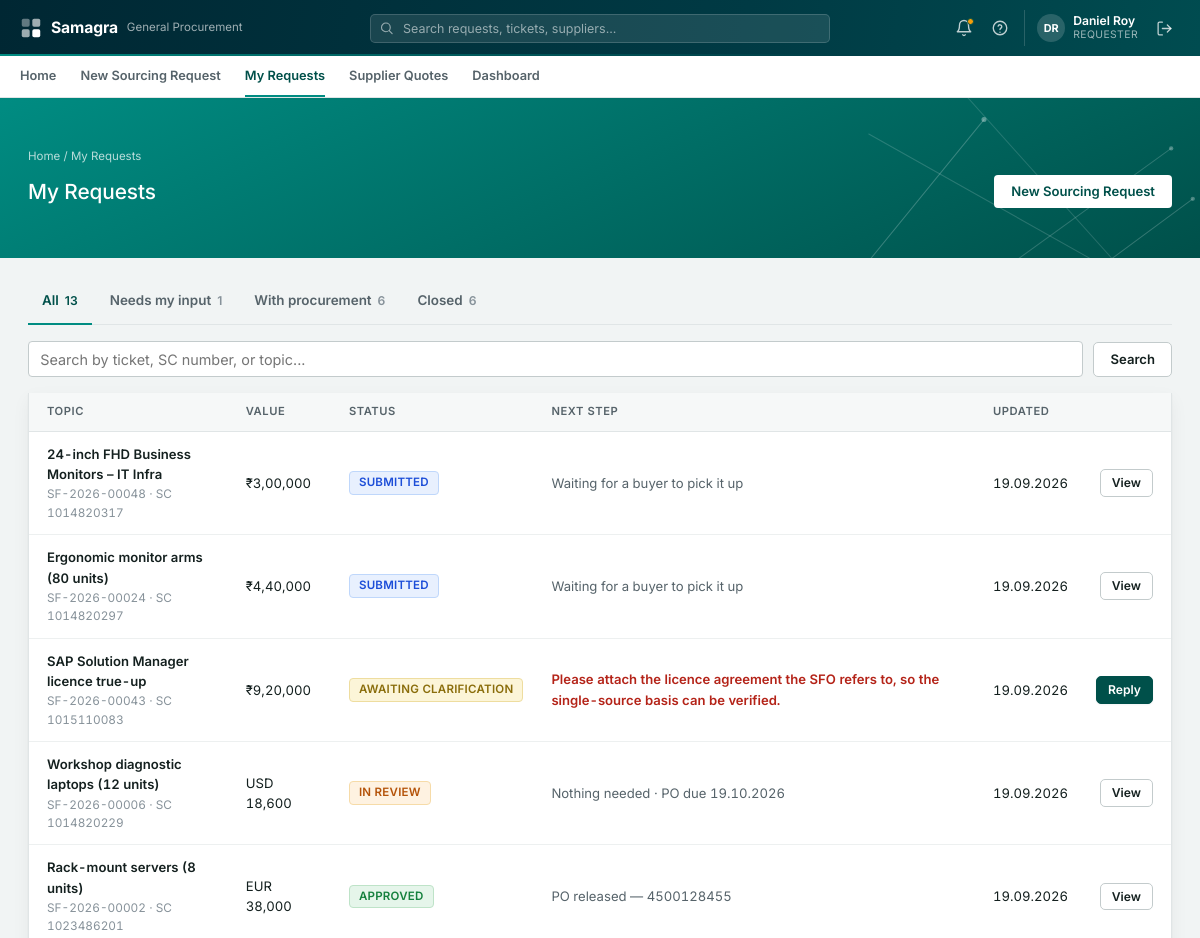
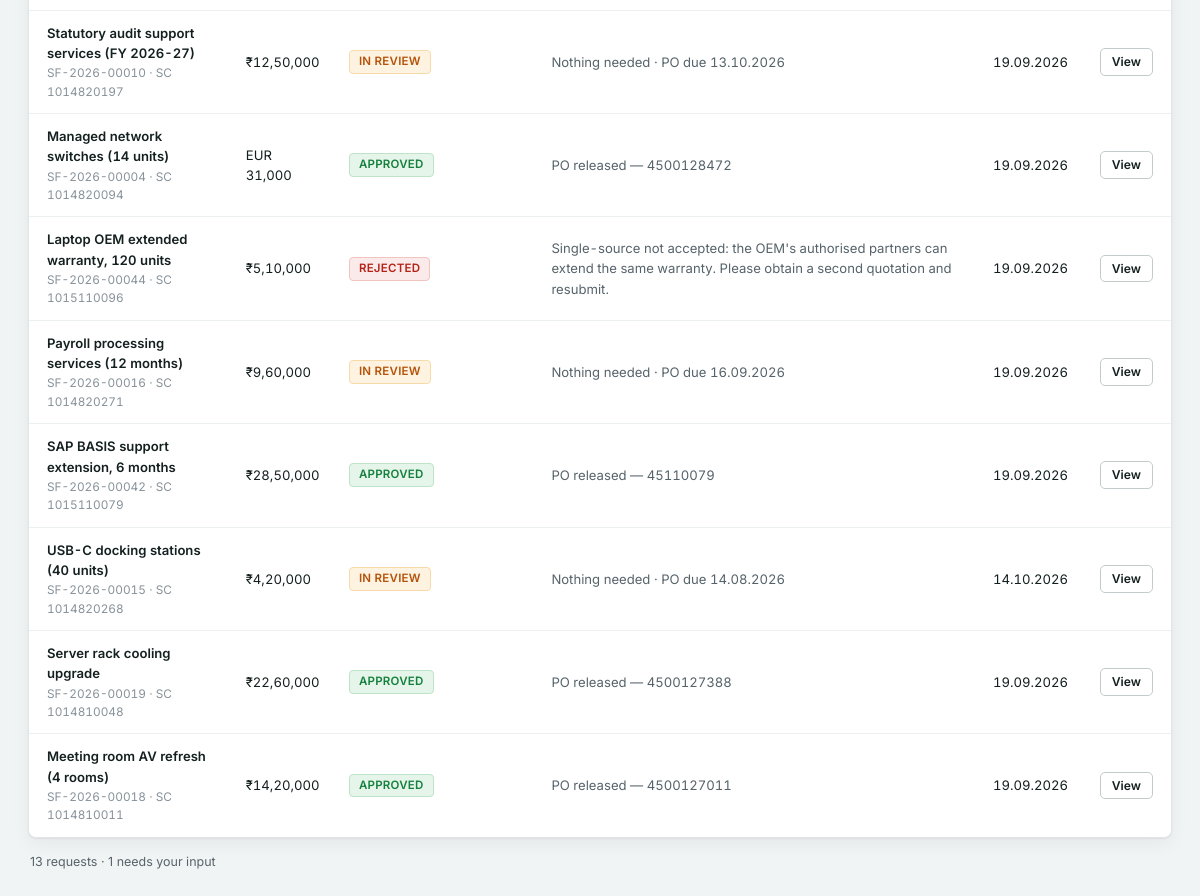
/requests (signed in), run on the app's committed database (2 pictures, top to bottom).
### tables this page shows
CREATE TABLE users (
    email           TEXT PRIMARY KEY,
    name            TEXT NOT NULL,
    salt            TEXT NOT NULL,
    password_hash   TEXT NOT NULL,
    created_at      TIMESTAMP NOT NULL
);

CREATE TABLE cases (
    id                          INTEGER PRIMARY KEY AUTOINCREMENT,
    ticket_no                   TEXT UNIQUE,
    sc_number                   TEXT NOT NULL UNIQUE,
    topic_title                 TEXT NOT NULL,
    description                 TEXT,
    requestor_name              TEXT NOT NULL,
    requestor_email             TEXT NOT NULL,
    requestor_contact           TEXT,
    is_on_behalf                INTEGER DEFAULT 0,
    submitted_by_name           TEXT,
    submitted_by_email          TEXT,
    requesting_dept             TEXT NOT NULL,
    requisitioning_bu           TEXT,
    expense_commodity           TEXT,
    delivery_location           TEXT,
    topic_value_inr             REAL NOT NULL,
    currency                    TEXT,
    tax_basis                   TEXT,
    fc_valid_till               DATE,
    date_required_by            DATE,
    submitted_at                TIMESTAMP NOT NULL,
    status                      TEXT NOT NULL,
    assigned_buyer              TEXT,
    final_corrected_docs_date   DATE,
    defined_tat                 INTEGER,
    expected_po_closure         DATE,
    case_folder                 TEXT NOT NULL,
    parse_status                TEXT,
    remarks_for_user            TEXT,
    remarks_for_buyer           TEXT,
    in_scope                    INTEGER DEFAULT 1
, cost_center TEXT, employee_code TEXT, user_id TEXT, sourcing_type TEXT DEFAULT 'Product', fx_rate REAL DEFAULT 1.0, topic_value_foreign REAL, delivery_from_date DATE, delivery_to_date DATE, mrm_conducted TEXT, mrm_reason TEXT, po_number TEXT, delivery_building TEXT, mrm_relevant TEXT, offer_analysis TEXT, offer_analysis_at TIMESTAMP, source TEXT DEFAULT 'portal', external_case_id TEXT, category TEXT, est_value REAL, est_currency TEXT, rfq_deadline DATE, external_status TEXT, sourcing_basis TEXT DEFAULT 'One-time sourcing', value_eur REAL, offer_comparison TEXT, brief TEXT, brief_at TIMESTAMP, brief_key TEXT, market_benchmark TEXT, market_benchmark_at TIMESTAMP, infosec_answers TEXT, infosec_required INTEGER);

CREATE TABLE audit_trail (
    id            INTEGER PRIMARY KEY AUTOINCREMENT,
    case_id       INTEGER NOT NULL REFERENCES cases(id),
    actor         TEXT NOT NULL,
    action        TEXT NOT NULL,
    detail        TEXT,
    created_at    TIMESTAMP NOT NULL
, visibility TEXT DEFAULT 'internal');

### routers/requester_routes.py (the view)
@router.get("/requests", response_class=HTMLResponse)
async def my_requests_list(request: Request, user=Depends(require_requester), q: str = ""):
    cases = db.list_cases({"requestor_email": user["email"]})
    if q.strip():
        needle = q.strip().lower()
        cases = [
            c for c in cases
            if needle in (c["ticket_no"] or "").lower()
            or needle in (c["sc_number"] or "").lower()
            or needle in (c["topic_title"] or "").lower()
        ]
    closed = db.closed_dates()
    counts = {"needs-input": 0, "with-procurement": 0, "completed": 0}
    for c in cases:
        clock = clock_for(c, closed.get(c["id"]))
        c["days_text"] = clock["text"]
        c["clock_sub"] = clock["sub"]
        c["clock_tone"] = clock["tone"]
        c["category"] = _list_category(c["status"])
        c["next_step"] = _next_step_text(c)
        audit = db.list_audit(c["id"])
        c["updated_at"] = audit[-1]["created_at"] if audit else c["submitted_at"]
        counts[c["category"]] += 1
    return templates.TemplateResponse(
        request,
        "requester/my_requests_list.html",
        {
            "user": user,
            "nav_page": "my_requests",
            "cases": cases,
            "q": q,
            "counts": counts,
        },
    )

### templates/requester/my_requests_list.html (shortened to what this page needs)
{% extends "base.html" %}
{% block hero %}
<div class="sf-hero-band">
    <div class="sf-hero-inner">
        <div class="sf-hero-breadcrumb">Home / My Requests</div>
        <div class="sf-hero-row">
            <div class="sf-hero-title-group">
                <h1 class="sf-hero-title">My Requests</h1>
            </div>
            <div class="sf-hero-actions">
                <a href="/requests/new" class="sf-hero-btn sf-hero-btn--solid">New Sourcing Request</a>
            </div>
        </div>
    </div>
</div>
{% endblock %}
{% block content %}
<div class="sf-list-tabs" data-list-tabs>
    <a href="#" class="sf-list-tabs__item active" data-tab-filter="all">All <span class="sf-list-tabs__count">{{ cases | length }}</span></a>
    <a href="#" class="sf-list-tabs__item" data-tab-filter="needs-input">Needs my input <span class="sf-list-tabs__count">{{ counts["needs-input"] }}</span></a>
    <a href="#" class="sf-list-tabs__item" data-tab-filter="with-procurement">With procurement <span class="sf-list-tabs__count">{{ counts["with-procurement"] }}</span></a>
    <a href="#" class="sf-list-tabs__item" data-tab-filter="completed">Closed <span class="sf-list-tabs__count">{{ counts["completed"] }}</span></a>
</div>
<form method="get" action="/requests" class="sf-filters" style="margin:16px 0;">
    <div class="sf-field sf-field--search" style="margin-bottom:0;">
        <input type="text" name="q" value="{{ q }}" placeholder="Search by ticket, SC number, or topic...">
    </div>
    <button type="submit" class="sf-btn sf-btn--secondary">Search</button>
</form>
{% if not cases %}
<div class="sf-card">
    <p class="sf-muted" style="margin:0;">
        {% if q %}No requests match "{{ q }}".{% else %}No requests found yet. Submit one from <strong>New Sourcing Request</strong>.{% endif %}
    </p>
</div>
{% else %}
<div class="sf-list-table-wrap">
<table class="sf-table">
    <thead>
        <tr><th>Topic</th><th>Value</th><th>Status</th><th>Next step</th><th>Updated</th><th></th></tr>
    </thead>
    <tbody>
    {% for c in cases %}
    <tr data-category="{{ c.category }}" data-href="/requests/{{ c.id }}" tabindex="0">
        <td><div class="sf-list-topic">{{ c.topic_title }}</div><div class="sf-list-topic__sub">{{ c.ticket_no }}{{ " · Frame contract" if c.sourcing_basis == "Frame contract" else (" · SC " ~ c.sc_number) }}</div></td>
        <td>{{ c | money }}</td>
        <td>{{ c.status | status_chip }}</td>
        <td class="sf-list-next {{ 'sf-list-next--urgent' if c.status == 'ENQUIRED' }}">{{ c.next_step }}</td>
        <td>{{ c.updated_at | date }}</td>
        <td>
            {% if c.status == "ENQUIRED" %}
            <a href="/requests/{{ c.id }}?tab=activity" class="sf-btn sf-btn--primary sf-btn--sm">Reply</a>
            {% else %}
            <a href="/requests/{{ c.id }}" class="sf-btn sf-btn--secondary sf-btn--sm">View</a>
            {% endif %}
        </td>
    </tr>
    {% endfor %}
    </tbody>
</table>
</div>
<p class="sf-list-summary">{{ cases | length }} request{{ "s" if cases | length != 1 }} · {{ counts["needs-input"] }} need{{ "s" if counts["needs-input"] == 1 }} your input</p>
{% endif %}
{% endblock %}

### templates/base.html (shortened to what this page needs)
<!doctype html>
<html lang="en">
<head>
    <link rel="stylesheet" href="{{ asset_url('/static/css/base.css') }}">
    <link rel="stylesheet" href="{{ asset_url('/static/css/header.css') }}">
    <link rel="stylesheet" href="{{ asset_url('/static/css/forms.css') }}">
    <link rel="stylesheet" href="{{ asset_url('/static/css/queue.css') }}">
    <link rel="stylesheet" href="{{ asset_url('/static/css/login.css') }}">
    <link rel="stylesheet" href="{{ asset_url('/static/css/detail-hero.css') }}">
    <link rel="stylesheet" href="{{ asset_url('/static/css/new-request-form.css') }}">
    <link rel="stylesheet" href="{{ asset_url('/static/css/requester-home.css') }}">
    <link rel="stylesheet" href="{{ asset_url('/static/css/login-split.css') }}">
    <link rel="stylesheet" href="{{ asset_url('/static/css/confirm-success.css') }}">
    <link rel="stylesheet" href="{{ asset_url('/static/css/my-requests.css') }}">
    <link rel="stylesheet" href="{{ asset_url('/static/css/buyer-queue-list.css') }}">
    <link rel="stylesheet" href="{{ asset_url('/static/css/case-status.css') }}">
</head>
<body class="{% block body_class %}{% endblock %}">
{% import "_macros/icons.html" as ic %}
{% import "_macros/notification_panel.html" as np %}
{% if user %}
<div class="sf-shell-header">
    <div class="sf-shell-header__row">
        <a class="sf-shell-brand" href="/home" title="Home">
            <span class="sf-shell-brand__name">Samagra</span>
            <span class="sf-shell-brand__dept">General Procurement</span>
        </a>
        {% if not user.is_admin %}
        <form class="sf-shell-search" method="get" action="{{ '/queue' if user.role == 'buyer' else '/requests' }}">
            <input type="text" name="q" placeholder="Search requests, tickets, suppliers..." value="{{ request.query_params.get('q', '') }}">
        </form>
        {% else %}
        <div class="sf-shell-search" style="visibility:hidden;"></div>
        {% endif %}
        <div class="sf-shell-actions">
            {{ np.render(notifications) }}
            <a class="sf-shell-icon-btn" href="mailto:procurement.intake.demo@outlook.com" title="Help &amp; support">{{ ic.icon("help-circle", 18) }}</a>
            <div class="sf-shell-user">
                <span class="sf-avatar">{{ user.name | initials }}</span>
                <div class="sf-shell-user__meta">
                    <span class="sf-shell-user__name">{{ user.name }}</span>
                    <span class="sf-shell-user__role">{{ "Procurement head" if user.is_admin else ("Buyer (GP)" if user.role == "buyer" else "Requester") }}</span>
                </div>
            </div>
            <form class="sf-logout-form" method="post" action="/logout">
                <button type="submit" class="sf-shell-icon-btn" title="Log out">{{ ic.icon("log-out", 17) }}</button>
            </form>
        </div>
    </div>
</div>
{% if not hide_nav_tabs %}
<div class="sf-shell-subnav">
    <div class="sf-shell-subnav__row">
        {% if user.role == "requester" %}
        <a class="sf-shell-subnav__link {{ 'active' if nav_page == 'home' else '' }}" href="/home">Home</a>
        <a class="sf-shell-subnav__link {{ 'active' if nav_page == 'new_request' else '' }}" href="/requests/new">New Sourcing Request</a>
        <a class="sf-shell-subnav__link {{ 'active' if nav_page == 'my_requests' else '' }}" href="/requests">My Requests</a>
        <a class="sf-shell-subnav__link {{ 'active' if nav_page == 'supplier_rfq' else '' }}" href="/supplier-rfq">Supplier Quotes</a>
        <a class="sf-shell-subnav__link {{ 'active' if nav_page == 'dashboard' else '' }}" href="/dashboard">Dashboard</a>
        {% elif user.is_admin %}
        {# The procurement head monitors; the dashboard is the whole job. No
           queue, no cases of their own, no mailbox to work. #}
        <a class="sf-shell-subnav__link active" href="/dashboard">Dashboard</a>
        {% endif %}
    </div>
</div>
{% endif %}
{% endif %}
{% block hero %}{% endblock %}
<main class="sf-content {% block content_width %}{% endblock %}">
    {% block content %}{% endblock %}
</main>
</body>
</html>

### static/css/base.css (style rules this page uses)
:root { --sf-teal: #008C82; --sf-teal-deep: #00504A; --sf-teal-ink: #00726B; --sf-teal-wash: #EAF4F3; --sf-primary: var(--sf-teal-deep); --sf-primary-hover: #003B37; --sf-shell-bg: #002733; --sf-accent: var(--sf-teal-ink); --sf-accent-hover: var(--sf-teal-deep); --sf-bg: #F1F4F4; --sf-surface: #FFFFFF; --sf-surface-alt: #F6F8F8; --sf-border: #E0E5E6; --sf-border-strong: #C3CBCC; --sf-text: #14201F; --sf-text-muted: #56636A; --sf-text-faint: #87929A; --sf-danger: #B42318; --sf-danger-bg: #FBEAEA; --sf-warning: #B45309; --sf-warning-bg: #FEF2E1; --sf-success: #15803D; --sf-success-bg: #E5F5EA; --sf-info: #1D4ED8; --sf-info-bg: #E8F0FE; --sf-radius: 5px; --sf-radius-lg: 8px; --sf-shadow-sm: 0 1px 2px rgba(0, 39, 51, .05); --sf-shadow: 0 1px 2px rgba(0, 39, 51, .05), 0 4px 14px rgba(0, 39, 51, .05); --sf-shadow-lg: 0 12px 34px rgba(0, 39, 51, .14); --sf-shell-header-h: 56px; --sf-shell-nav-h: 42px; --sf-font: "Inter", "Segoe UI", system-ui, -apple-system, Roboto, Helvetica, Arial, sans-serif; }
* { box-sizing: border-box; }
html, body { margin: 0; padding: 0; }
body { background: var(--sf-bg); color: var(--sf-text); font-family: var(--sf-font); font-size: 13.5px; line-height: 1.55; -webkit-font-smoothing: antialiased; -moz-osx-font-smoothing: grayscale; font-feature-settings: "cv05" 1, "cv11" 1; }
td, th, .sf-kpi__value, .sf-num { font-variant-numeric: tabular-nums; }
h1, h2, h3 { text-wrap: balance; letter-spacing: -0.011em; }
a { color: var(--sf-accent); text-decoration: none; transition: color .12s ease; }
.sf-content { max-width: 1320px; margin: 0 auto; padding: 20px 28px 48px; }
.sf-btn { display: inline-flex; align-items: center; justify-content: center; gap: 6px; border: 1px solid transparent; border-radius: var(--sf-radius); padding: 8px 16px; font-size: 0.82rem; font-weight: 600; cursor: pointer; text-decoration: none; line-height: 1.3; font-family: inherit; white-space: nowrap; transition: background-color .14s ease, border-color .14s ease, box-shadow .14s ease, transform .08s ease; }
.sf-btn--primary { background: var(--sf-primary); color: #fff; border-color: var(--sf-primary); box-shadow: var(--sf-shadow-sm); }
.sf-btn--secondary { background: #fff; border-color: var(--sf-border-strong); color: var(--sf-text); }
.sf-btn--sm { padding: 5px 11px; font-size: 0.76rem; }
.sf-list-table-wrap { background: var(--sf-surface); border: 1px solid var(--sf-border); border-radius: var(--sf-radius-lg); box-shadow: var(--sf-shadow-sm); overflow: hidden; overflow-x: auto; }
table.sf-table { width: 100%; border-collapse: collapse; font-size: 0.82rem; }
table.sf-table th { text-align: left; font-size: 0.7rem; text-transform: uppercase; letter-spacing: 0.05em; color: var(--sf-text-muted); border-bottom: 1px solid var(--sf-border); background: var(--sf-surface-alt); padding: 10px 14px; font-weight: 600; white-space: nowrap; }
table.sf-table td { padding: 12px 14px; border-bottom: 1px solid #EDF0F0; vertical-align: middle; }
table.sf-table tbody tr:last-child td { border-bottom: 0; }
table.sf-table tbody tr { transition: background-color .12s ease, box-shadow .12s ease; }
table.sf-table tbody tr[data-href] { cursor: pointer; }
.sf-avatar { display: inline-flex; align-items: center; justify-content: center; width: 28px; height: 28px; border-radius: 50%; background: rgba(255, 255, 255, 0.16); color: #fff; font-weight: 700; font-size: 0.68rem; flex-shrink: 0; }

### static/css/forms.css (style rules this page uses)
.sf-field { margin-bottom: 1rem; }
.sf-field input[type="text"], .sf-field input[type="email"], .sf-field input[type="tel"], .sf-field input[type="password"], .sf-field input[type="number"], .sf-field input[type="date"], .sf-field select, .sf-field textarea { width: 100%; border: 1px solid var(--sf-border-strong); border-radius: 4px; padding: 0.55rem 0.7rem; font-size: 0.9rem; font-family: inherit; background: #fff; color: var(--sf-text); }

### static/css/queue.css (style rules this page uses)
.sf-filters { display: flex; flex-wrap: wrap; gap: 10px; align-items: flex-end; margin-bottom: 16px; }
.sf-filters .sf-field { margin-bottom: 0; min-width: 140px; }
.sf-filters .sf-field--search { flex: 1 1 220px; }

### data on the page
users: name|initials "DR", name "Daniel Roy"
cases: topic_title "24-inch FHD Business Monitors – IT Infra", ticket_no "SF-2026-00048", sourcing_basis+sc_number "· SC 1014820317", c "₹3,00,000", status|status_chip "SUBMITTED", next_step "Waiting for a buyer to pick it up", updated_at "19.09.2026"
cases: topic_title "Ergonomic monitor arms (80 units)", ticket_no "SF-2026-00024", sourcing_basis+sc_number "· SC 1014820297", c "₹4,40,000", status|status_chip "SUBMITTED", next_step "Waiting for a buyer to pick it up", updated_at "19.09.2026"
cases: topic_title "SAP Solution Manager licence true-up", ticket_no "SF-2026-00043", sourcing_basis+sc_number "· SC 1015110083", c "₹9,20,000", status|status_chip "AWAITING CLARIFICATION", next_step "Please attach the licence agreement the SFO refers to, so the single-source basis can be verified.", updated_at "19.09.2026"
cases: topic_title "Workshop diagnostic laptops (12 units)", ticket_no "SF-2026-00006", sc_number "· SC 1014820229", c "USD 18,600", status|status_chip "IN REVIEW", next_step "Nothing needed · PO due 19.10.2026", updated_at "19.09.2026"
cases: topic_title "Rack-mount servers (8 units)", ticket_no "SF-2026-00002", sc_number "· SC 1023486201", c "EUR 38,000", status|status_chip "APPROVED", next_step "PO released — 4500128455", updated_at "19.09.2026"
cases: topic_title "Statutory audit support services (FY 2026-27)", ticket_no "SF-2026-00010", sc_number "· SC 1014820197", c "₹12,50,000", status|status_chip "IN REVIEW", next_step "Nothing needed · PO due 13.10.2026", updated_at "19.09.2026"
cases: topic_title "Managed network switches (14 units)", ticket_no "SF-2026-00004", sc_number "· SC 1014820094", c "EUR 31,000", status|status_chip "APPROVED", next_step "PO released — 4500128472", updated_at "19.09.2026"
cases: topic_title "Laptop OEM extended warranty, 120 units", ticket_no "SF-2026-00044", sourcing_basis+sc_number "· SC 1015110096", c "₹5,10,000", status|status_chip "REJECTED", next_step "Single-source not accepted: the OEM's authorised partners can extend the same warranty. Please obtain a second quotation and resubmit.", updated_at "19.09.2026"
cases: topic_title "Payroll processing services (12 months)", ticket_no "SF-2026-00016", sc_number "· SC 1014820271", c "₹9,60,000", status|status_chip "IN REVIEW", next_step "Nothing needed · PO due 16.09.2026", updated_at "19.09.2026"
cases: topic_title "SAP BASIS support extension, 6 months", ticket_no "SF-2026-00042", sourcing_basis+sc_number "· SC 1015110079", c "₹28,50,000", status|status_chip "APPROVED", next_step "PO released — 45110079", updated_at "19.09.2026"
cases: topic_title "USB-C docking stations (40 units)", ticket_no "SF-2026-00015", sc_number "· SC 1014820268", c "₹4,20,000", status|status_chip "IN REVIEW", next_step "Nothing needed · PO due 14.08.2026", updated_at "14.10.2026"
cases: topic_title "Server rack cooling upgrade", ticket_no "SF-2026-00019", sourcing_basis+sc_number "· SC 1014810048", c "₹22,60,000", status|status_chip "APPROVED", next_step "PO released — 4500127388", updated_at "19.09.2026"
cases: topic_title "Meeting room AV refresh (4 rooms)", ticket_no "SF-2026-00018", sourcing_basis+sc_number "· SC 1014810011", c "₹14,20,000", status|status_chip "APPROVED", next_step "PO released — 4500127011", updated_at "19.09.2026"

### other printed values
{{ cases | length }} "13"
{{ counts["needs-input"] }} "1"
{{ counts["with-procurement"] }} "6"
{{ counts["completed"] }} "6"
{{ "s" if cases | length != 1 }} "s"
{{ "s" if counts["needs-input"] == 1 }} "s"
